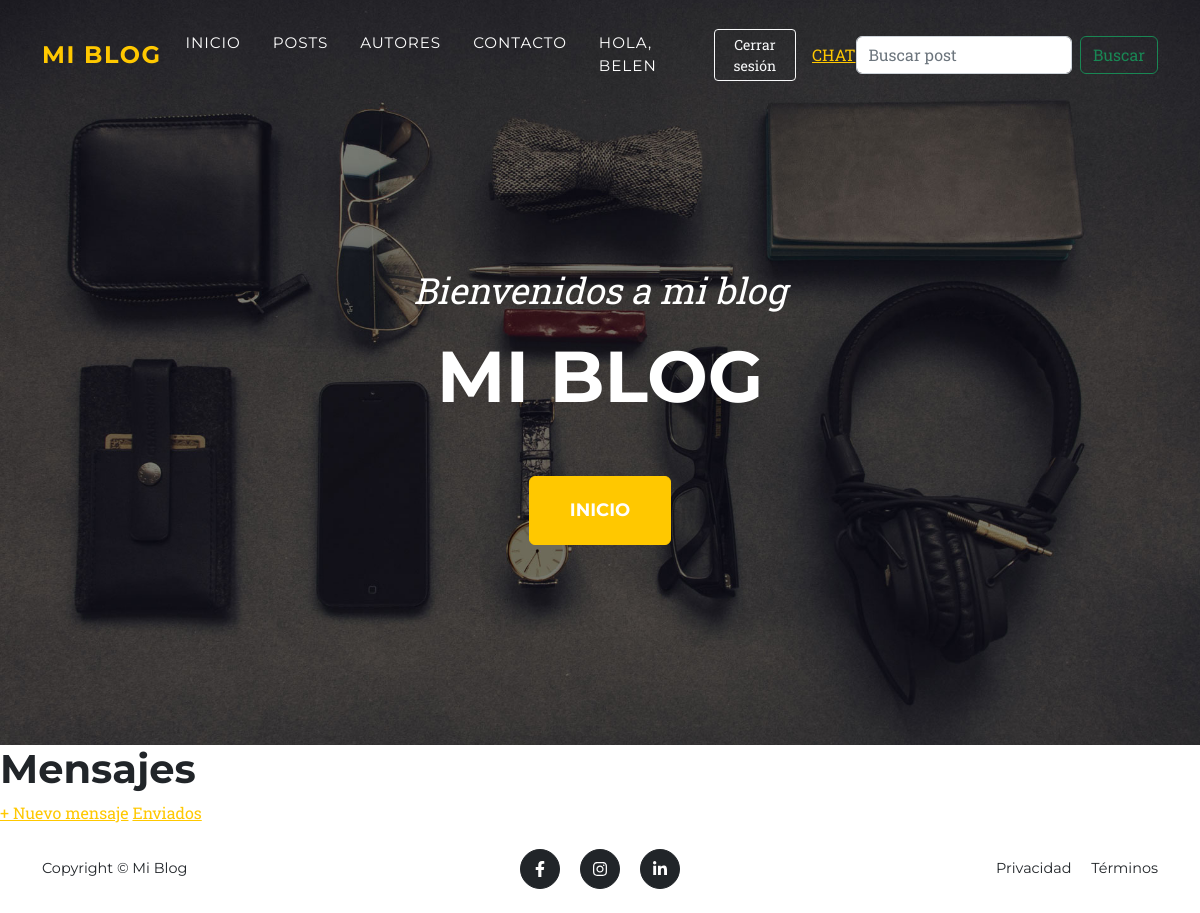
Page /mensajes/ (signed in) on the earlier database version.
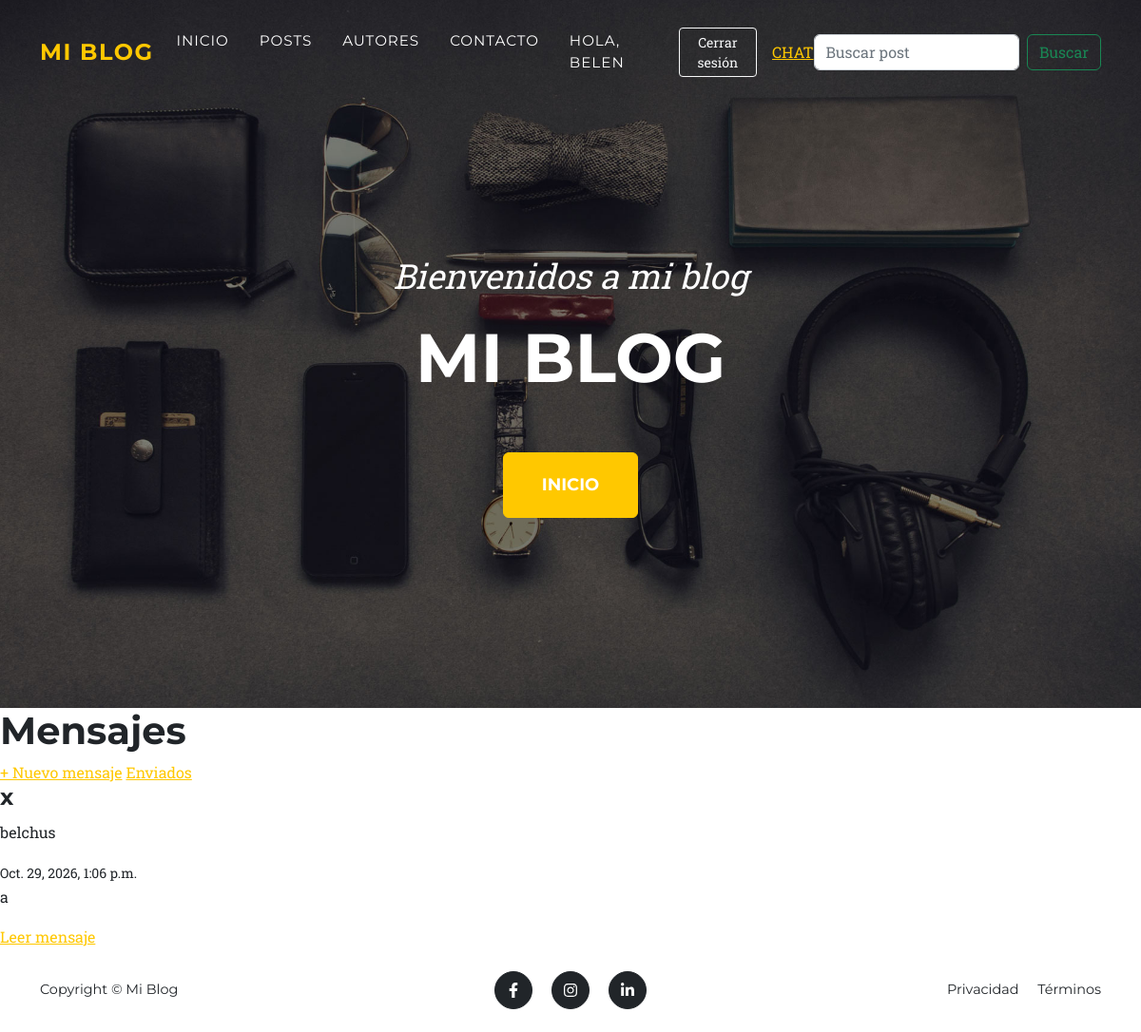
Same page on the later database version.
### posts/models.py (models this page shows, shortened)
class Mensaje(models.Model):
    remitente = models.ForeignKey(settings.AUTH_USER_MODEL,on_delete=models.CASCADE,related_name="mensajes_enviados")
    destinatario = models.ForeignKey(settings.AUTH_USER_MODEL,on_delete=models.CASCADE,related_name="mensajes_recibidos")
    asunto = models.CharField(max_length=150)
    contenido = models.TextField()
    fecha_envio = models.DateTimeField(auto_now=True)
    leido = models.BooleanField(default=False)

### posts/views.py (the view)
# urls.py: path("mensajes/",views.bandeja_entrada,name="bandeja_entrada"),
@login_required
def bandeja_entrada(request):
    mensajes = Mensaje.objects.filter(
        destinatario= request.user).order_by("-fecha_envio")
    return render(request,"bandeja_entrada.html",{"mensajes":mensajes})

### posts/templates/bandeja_entrada.html (shortened to what this page needs)
{%extends "base.html"%}
{% block content %}
<h1>Mensajes</h1>
<a href="{% url 'enviar_mensaje'%}"> + Nuevo mensaje</a>
<a href="{% url 'bandeja_enviados'%}">Enviados</a>
{% for mensaje in mensajes %}
<div>
    <h4>
        {{mensaje.asunto}}
    </h4>
    <p>{{mensaje.remitente.username}}</p>
    <small>{{mensaje.fecha_envio}}</small>
    <p>{{mensaje.contenido}}</p>
    <a href="{% url 'leer_mensaje'%}">Leer mensaje</a>
{% endfor %}
{%endblock%}

Differences in the rows shown:
added Mensaje: asunto "x", remitente.username "belchus", fecha_envio "Oct. 29, 2026, 1:06 p.m.", contenido "a"
